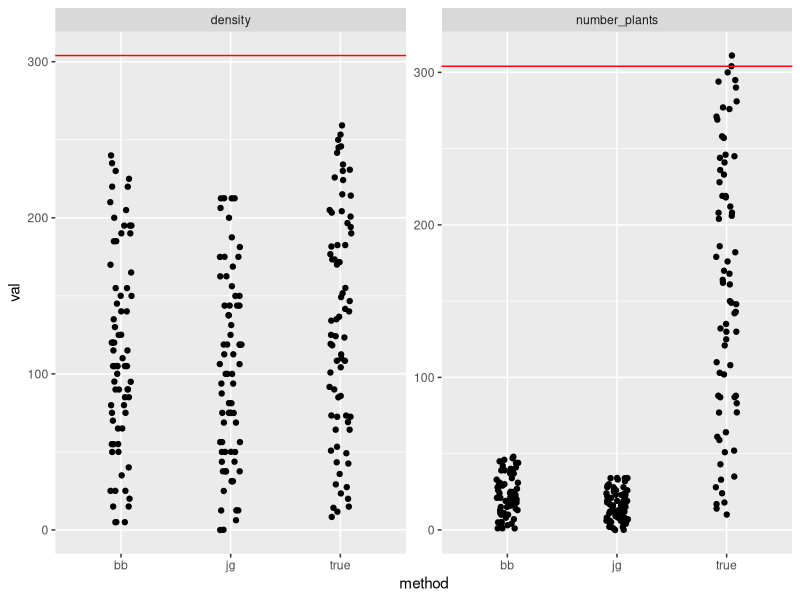

Write R code to recreate this figure.

# Project: Macroalgae BEF

# Title: Simulate landscapes

# load relevant packages
library(dplyr)
library(tidyr)
library(ggplot2)

# set x range
xmin <- 0
xmax <- 0.6

# set y range
ymin <- 0
ymax <- 2

# n random points
n <- 100000

# get random points
x <- runif(n = n, min = xmin, max = xmax)
y <- runif(n = n, min = ymin, max = ymax)

xy_ran <- cbind(x = x, y = y)
head(xy_ran)

# calculate some natural densities

# area of sampling strip
area <- (xmax - xmin) * (ymax - ymin)

# empirical range of holdfast densities
den_range <- seq(5, 150, 2)

# calculate the number of clusters of plants for one natural density
n_plants <- den_range*area
n_plants


sim_dat <- vector("list", length = length(n_plants))
for (j in 1:length(n_plants)) {
  
  # randomly sample
  xy_sp <- as.data.frame(xy_ran[sample(1:n_plants[j]), ])
  xy_sp
  
  # draw size of plant clusters from a poisson distribution
  xy_sp$pa <- rpois(n = n_plants[j], lambda = 1.5)
  
  # add clusters of plants
  xy_sp_list <- split(xy_sp, 1:nrow(xy_sp) )
  
  xy_clust <- 
    lapply(xy_sp_list, function(data){
      
      if(data$pa > 0) {
        
        z <- data.frame(x = data$x + rnorm(n = data$pa, mean = 0, sd = 0.02),
                        y = data$y + rnorm(n = data$pa, mean = 0, sd = 0.02))
        
      } else {
        
        z <- data[,1:2]
        
      }
      
      return(z)
      
    })
  
  xy_clust <- bind_rows(xy_clust, .id = "cluster") 
  
  # check true density
  true_den <- nrow(xy_clust)/area
  
  # benedikt method
  bb_samp <- xy_clust[(xy_clust$x > 0.25 & xy_clust$x < 0.35),  ]
  
  # how many plants to sample?
  nrow(bb_samp)
  
  # estimated density
  bb_den <- nrow(bb_samp)/(0.10*2)
  
  
  # james/lars suggestion
  
  p_10 <- rep(seq(0.10, 2, 0.10), each = 2) + c(-0.01, 0.01)
  loop_seq <- seq(2, length(p_10), 2)
  
  sample_coords <- vector("list", length = length(loop_seq))
  for(i in 1:length(loop_seq)) {
    
    d <- loop_seq[i]
    
    z <- xy_clust[(xy_clust$x > 0.10 & xy_clust$x < 0.40), ]
    
    test_z <- (z$y > (p_10[d-1]) & z$y < p_10[d])
    
    if (sum(test_z) > 0) {
      
      z1 <- z[(z$y > (p_10[d-1]) & z$y < p_10[d]), ]
      
    } else {
      
      z1 <- NULL
      
    }
    
    sample_coords[[i]] <- z1
    
  }
  
  jg_samp <- bind_rows(sample_coords)
  
  # how many plants to sample?
  nrow(jg_samp)
  
  # estimated density
  a <- length(loop_seq)*(0.4*(0.02))
  
  jg_den <- nrow(jg_samp)/a
  
  # output data
  
  df <- data.frame(method = c("true", "bb", "jg"),
             number_plants = c(nrow(xy_clust), nrow(bb_samp), nrow(jg_samp)),
             density = c(true_den, bb_den, jg_den))
  
  sim_dat[[j]] <- df
  
}
  
bind_rows(sim_dat, .id = "sim") %>%
  pivot_longer(cols = c("number_plants", "density"),
               names_to = "var",
               values_to = "val") %>%
  ggplot(data = .,
         mapping = aes(x = method, y = val)) +
  geom_jitter(width = 0.1) +
  geom_hline(yintercept = 304, colour = "red") +
  facet_wrap(~var, scales = "free")

bind_rows(sim_dat, .id = "sim") %>% 
  group_by(method) %>%
  summarise(mean = mean(number_plants))

bind_rows(sim_dat, .id = "sim") %>% 
  group_by(method) %>%
  summarise(mean = mean(density))


